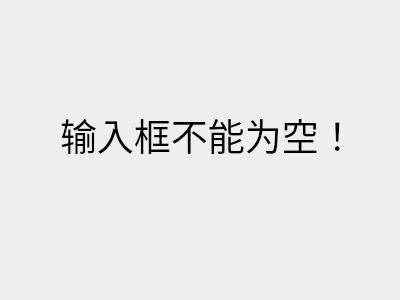
<?xml version="1.0" encoding="UTF-8"?>
<ui version="4.0">
 <class>wrong1</class>
 <widget class="QWidget" name="wrong1">
  <property name="geometry">
   <rect>
    <x>0</x>
    <y>0</y>
    <width>400</width>
    <height>300</height>
   </rect>
  </property>
  <property name="windowTitle">
   <string>wrong1</string>
  </property>
  <widget class="QLabel" name="lkysb">
   <property name="geometry">
    <rect>
     <x>60</x>
     <y>90</y>
     <width>361</width>
     <height>91</height>
    </rect>
   </property>
   <property name="text">
    <string>&lt;html&gt;&lt;head/&gt;&lt;body&gt;&lt;p&gt;&lt;span style=&quot; font-size:28pt;&quot;&gt;输入框不能为空！&lt;/span&gt;&lt;/p&gt;&lt;/body&gt;&lt;/html&gt;</string>
   </property>
  </widget>
 </widget>
 <layoutdefault spacing="6" margin="11"/>
 <resources/>
 <connections/>
</ui>
